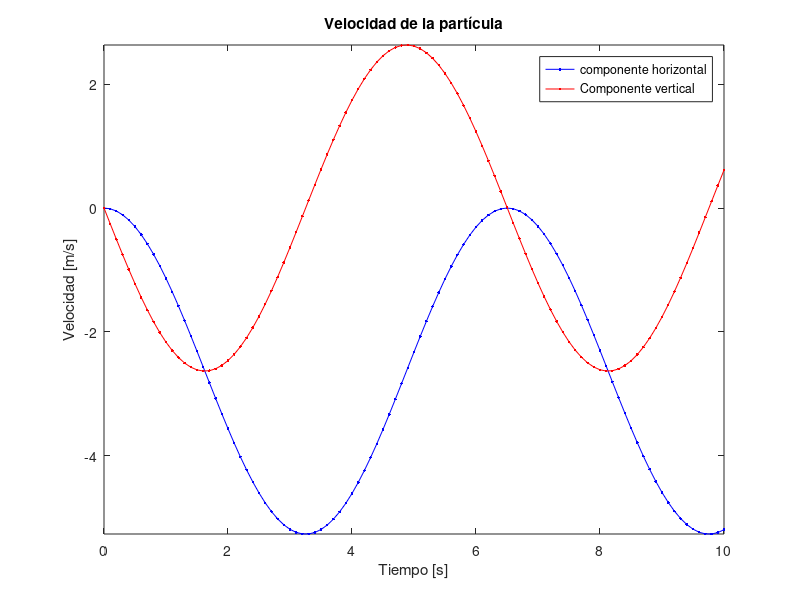
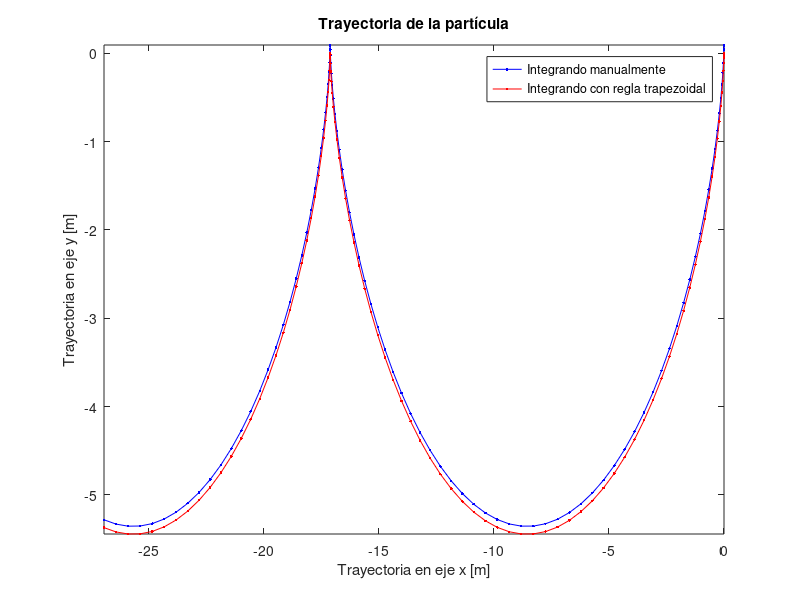

These charts were generated, in order, by the following MATLAB code:
% Ejercicio 01 Dinámica de Fluidos Geofísicos
%
% Parámetros
g = 9.82; % [m/s^2] gravedad
alfa = 15; %[grados] inclinación del plano en grados
alfa = alfa*pi/180; %[rad] alfa en radianes

% Frecuencia angular (de rotación) del plano inclinado
omega = 0.5; % [s-1]
f = 2*omega*cos(alfa); %[s^-1] 2 * componente vertical de omega
ge = g*sin(alfa); %[m/s^2], 2 * componente de g en la dir del plano
%% Calcula y grafica las velocidades y trayectorias

t= (0:0.1:10)';
u = (ge/f)*cos(f*t)-ge/f; %[m/s] expresión para la componente x de la velocidad
v = -(ge/f)*sin(f*t); %expresión para la componente x de la velocidad

% Trayectorias: posición x, y en función del tiempo
x = (ge*sin(f*t))/(f^2)-(ge*t/f); %expresión para la componente x de la velocidad
y = (ge*cos(f*t))/(f^2)-(ge/f); %expresión para la componente x de la velocidad

% Trayectorias calculadas integrando numéricamente las velocidades
xn = cumtrapz(t,u); % cumtrapz es la función para integrar numeric.
yn = cumtrapz(t,v);

% Grafica velocidades
figure
plot(t,u,'.-b')
hold on
plot(t,v,'.-r')
axis tight
legend('componente horizontal','Componente vertical',Location='northeast')
xlabel('Tiempo [s]')
ylabel('Velocidad [m/s]')
title('Velocidad de la partícula')

% Grafica trayectoria
figure
plot(x,y,'b.-')
hold on
plot(xn,yn,'r.-')
axis tight
legend('Integrando manualmente','Integrando con regla trapezoidal',Location='northeast')
xlabel('Trayectoria en eje x [m]')
ylabel('Trayectoria en eje y [m]')
title('Trayectoria de la partícula')